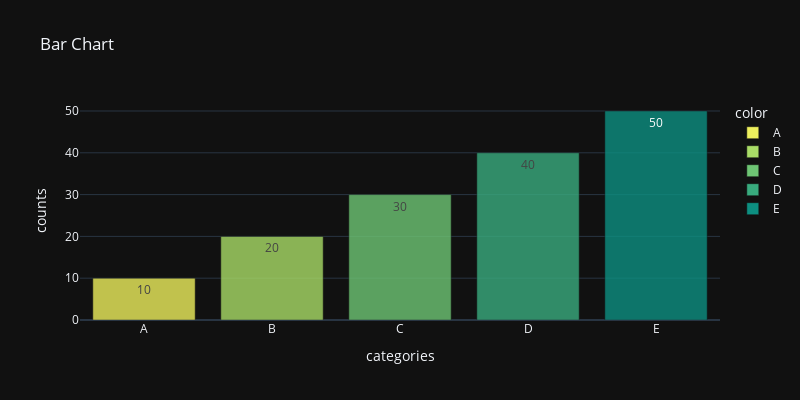

Notebook code cell kept with this figure:
### Code cell
lables = ['A','B','C','D','E']
counts =[10,20,30,40,50]
fig = px.bar(x=lables, y= counts, title='Bar Chart',labels={'x':'categories','y':'counts'},
             width=800,height=400,template='plotly_dark',color=lables,text=counts,
             color_discrete_sequence=px.colors.sequential.Aggrnyl_r,opacity=0.8)
fig.show()

### Figure 1 — Plotly figure (JSON) as saved in the notebook; plotly's stock layout.template omitted (floating-point values rounded to 4 significant figures)
{"data": [{"alignmentgroup": "True", "hovertemplate": "color=A<br>categories=%{x}<br>counts=%{y}<br>text=%{text}<extra></extra>", "legendgroup": "A", "marker": {"color": "rgb(237, 239, 93)", "opacity": 0.8, "pattern": {"shape": ""}}, "name": "A", "offsetgroup": "A", "orientation": "v", "showlegend": true, "text": [10], "textposition": "auto", "type": "bar", "x": ["A"], "xaxis": "x", "y": [10], "yaxis": "y"}, {"alignmentgroup": "True", "hovertemplate": "color=B<br>categories=%{x}<br>counts=%{y}<br>text=%{text}<extra></extra>", "legendgroup": "B", "marker": {"color": "rgb(169, 220, 103)", "opacity": 0.8, "pattern": {"shape": ""}}, "name": "B", "offsetgroup": "B", "orientation": "v", "showlegend": true, "text": [20], "textposition": "auto", "type": "bar", "x": ["B"], "xaxis": "x", "y": [20], "yaxis": "y"}, {"alignmentgroup": "True", "hovertemplate": "color=C<br>categories=%{x}<br>counts=%{y}<br>text=%{text}<extra></extra>", "legendgroup": "C", "marker": {"color": "rgb(110, 197, 116)", "opacity": 0.8, "pattern": {"shape": ""}}, "name": "C", "offsetgroup": "C", "orientation": "v", "showlegend": true, "text": [30], "textposition": "auto", "type": "bar", "x": ["C"], "xaxis": "x", "y": [30], "yaxis": "y"}, {"alignmentgroup": "True", "hovertemplate": "color=D<br>categories=%{x}<br>counts=%{y}<br>text=%{text}<extra></extra>", "legendgroup": "D", "marker": {"color": "rgb(57, 171, 126)", "opacity": 0.8, "pattern": {"shape": ""}}, "name": "D", "offsetgroup": "D", "orientation": "v", "showlegend": true, "text": [40], "textposition": "auto", "type": "bar", "x": ["D"], "xaxis": "x", "y": [40], "yaxis": "y"}, {"alignmentgroup": "True", "hovertemplate": "color=E<br>categories=%{x}<br>counts=%{y}<br>text=%{text}<extra></extra>", "legendgroup": "E", "marker": {"color": "rgb(13, 143, 129)", "opacity": 0.8, "pattern": {"shape": ""}}, "name": "E", "offsetgroup": "E", "orientation": "v", "showlegend": true, "text": [50], "textposition": "auto", "type": "bar", "x": ["E"], "xaxis": "x", "y": [50], "yaxis": "y"}], "layout": {"barmode": "relative", "height": 400, "legend": {"title": {"text": "color"}, "tracegroupgap": 0}, "title": {"text": "Bar Chart"}, "width": 800, "xaxis": {"anchor": "y", "domain": [0, 1], "title": {"text": "categories"}}, "yaxis": {"anchor": "x", "domain": [0, 1], "title": {"text": "counts"}}}}
